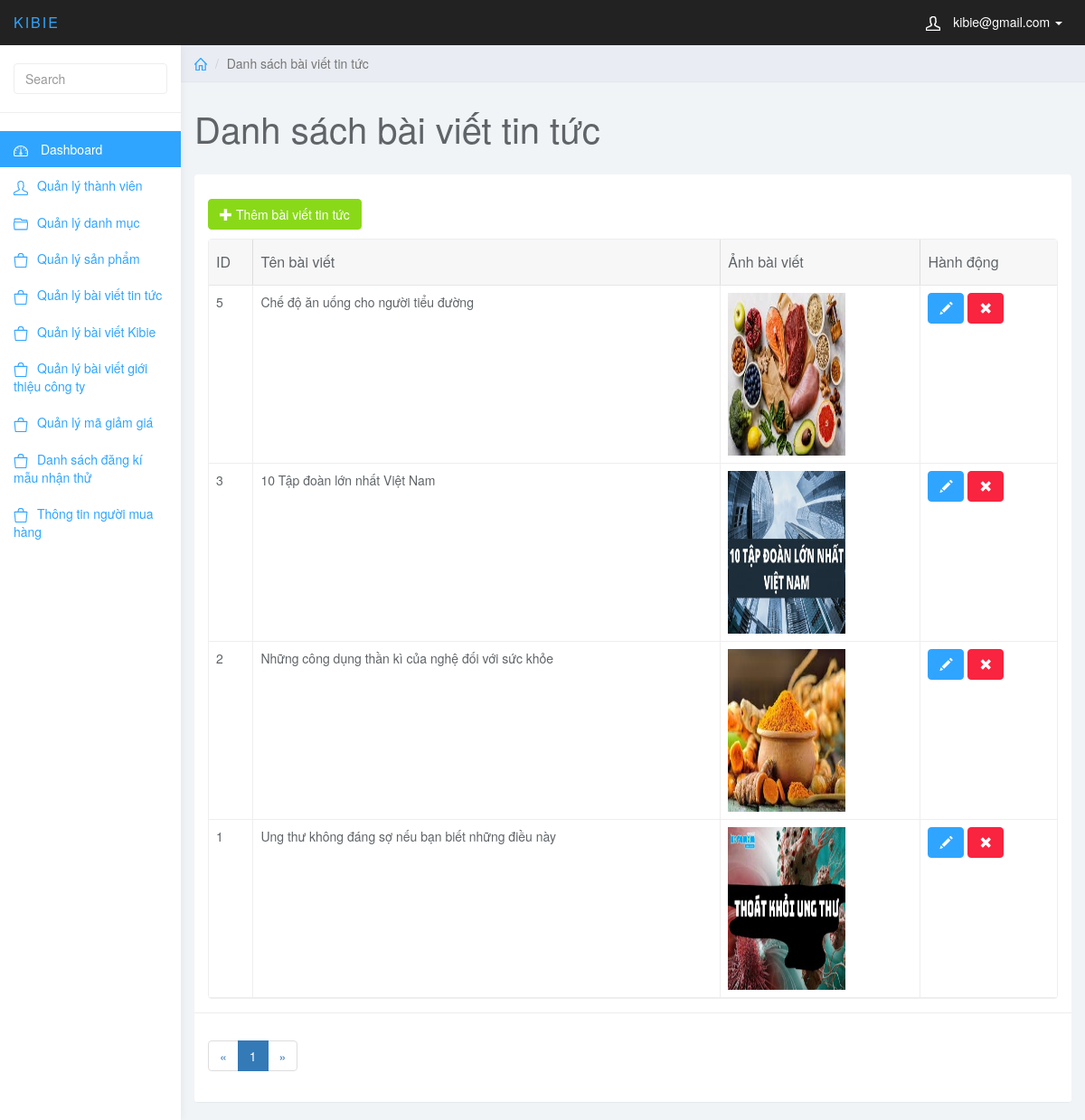
The page /admin/index.php?page_layout=blog (signed in) on the database its author committed.
### tables this page shows
CREATE TABLE `blog` (
  `blog_id` int(250) NOT NULL,
  `blog_name` varchar(250) NOT NULL,
  `blog_img` varchar(250) NOT NULL,
  `blog_detail` text NOT NULL
);

### admin/blog.php (the view, shortened to what this page needs)
<?php
if (isset($_GET['page'])) {
    $page = $_GET['page'];
} else {
    $page = 1;
}
$rows_per_page = 5;
$per_row = $page * $rows_per_page - $rows_per_page;
$total_rows = mysqli_num_rows(mysqli_query($conn, "SELECT * FROM blog"));
$total_pages = ceil($total_rows / $rows_per_page);
$list_pages = '';
$page_prev = $page - 1;
if ($page_prev <= 0) {
    $page_prev = 1;
}
$list_pages .= '<li class="page-item"><a class="page-link" href="index.php?page_layout=blog&page=' . $page_prev . '">&laquo;</a></li>';
for ($i = 1; $i <= $total_pages; $i++) {
    if ($i == $page) {
        $active = 'active';
    } else {
        $active = '';
    }
    $list_pages .= '<li class="page-item ' . $active . '"><a class="page-link" href="index.php?page_layout=blog&page=' . $i . '">' . $i . '</a></li>';
}
$page_next = $page + 1;
if ($page_next > $total_pages) {
    $page_next = $total_pages;
}
$list_pages .= '<li class="page-item"><a class="page-link" href="index.php?page_layout=blog&page=' . $page_next . '">&raquo;</a></li>';
?>
<div class="col-sm-9 col-sm-offset-3 col-lg-10 col-lg-offset-2 main">
    <div class="row">
        <ol class="breadcrumb">
            <li><a href="#"><svg class="glyph stroked home">
                        <use xlink:href="#stroked-home"></use>
                    </svg></a></li>
            <li class="active">Danh sách bài viết tin tức</li>
        </ol>
    </div>
    <div class="row">
        <div class="col-lg-12">
            <h1 class="page-header">Danh sách bài viết tin tức</h1>
        </div>
    </div>
    <div id="toolbar" class="btn-group">
        <a href="index.php?page_layout=add_blog" class="btn btn-success">
            <i class="glyphicon glyphicon-plus"></i> Thêm bài viết tin tức
        </a>
    </div>
    <div class="row">
        <div class="col-lg-12">
            <div class="panel panel-default">
                <div class="panel-body">
                    <table data-toolbar="#toolbar" data-toggle="table">
                        <thead>
                            <tr>
                                <th data-field="id" data-sortable="true">ID</th>
                                <th data-field="name" data-sortable="true">Tên bài viết</th>
                                <th>Ảnh bài viết</th>
                                <th>Hành động</th>
                            </tr>
                        </thead>
                        <tbody>
                            <?php
                            $sql = "SELECT * FROM blog
								ORDER BY blog_id DESC
								LIMIT $per_row, $rows_per_page";
                            $query = mysqli_query($conn, $sql);
                            while ($row = mysqli_fetch_array($query)) {
                            ?>
                                <tr>
                                    <td style=""><?php echo $row['blog_id']; ?></td>
                                    <td style=""><?php echo $row['blog_name']; ?></td>
                                    <td style="text-align: center"><img width="130" height="180" src="img/products/<?php echo $row['blog_img']; ?>" /></td>
                                    <td class="form-group">
                                        <a href="index.php?page_layout=edit_blog&blog_id=<?php echo $row['blog_id']; ?>" class="btn btn-primary"><i class="glyphicon glyphicon-pencil"></i></a>
                                        <a onclick="return thongbao();" href="del_blog.php?blog_id=<?php echo $row['blog_id']; ?>" class="btn btn-danger"><i class="glyphicon glyphicon-remove"></i></a>
                                    </td>
                                </tr>
                            <?php
                            }
                            ?>
                        </tbody>
                    </table>
                </div>
                <div class="panel-footer">
                    <nav aria-label="Page navigation example">
                        <ul class="pagination">
                            <?php echo $list_pages; ?>
                        </ul>
                    </nav>
                </div>
            </div>
        </div>
    </div>
</div>

### admin/css/styles.css (style rules this page uses)
body { background: #f1f4f7; padding-top: 50px; color: #5f6468; }
a, a:hover, a:focus { color: #30a5ff; }
h1, h2, h3, h4, h5, h6 { color: #5f6468; }
h1 { font-weight: 300; font-size: 40px; }
.btn-primary, .btn-primary:hover, .btn-primary:focus, .btn-primary:active, .btn-primary.active, .open > .dropdown-toggle.btn-primary, .btn-primary.disabled, .btn-primary[disabled], fieldset[disabled] .btn-primary, .btn-primary.disabled:hover, .btn-primary[disabled]:hover, fieldset[disabled] .btn-primary:hover, .btn-primary.disabled:focus, .btn-primary[disabled]:focus, fieldset[disabled] .btn-primary:focus, .btn-primary.disabled:active, .btn-primary[disabled]:active, fieldset[disabled] .btn-primary:active, .btn-primary.disabled.active, .btn-primary[disabled].active, fieldset[disabled] .btn-primary.active { background-color: #30a5ff; border-color: #30a5ff; }
.btn-success, .btn-success:hover, .btn-success:focus, .btn-success:active, .btn-success.active, .open > .dropdown-toggle.btn-success, .btn-success.disabled, .btn-success[disabled], fieldset[disabled] .btn-success, .btn-success.disabled:hover, .btn-success[disabled]:hover, fieldset[disabled] .btn-success:hover, .btn-success.disabled:focus, .btn-success[disabled]:focus, fieldset[disabled] .btn-success:focus, .btn-success.disabled:active, .btn-success[disabled]:active, fieldset[disabled] .btn-success:active, .btn-success.disabled.active, .btn-success[disabled].active, fieldset[disabled] .btn-success.active { background-color: #8ad919; border-color: #8ad919; }
.btn-danger, .btn-danger:hover, .btn-danger:focus, .btn-danger:active, .btn-danger.active, .open > .dropdown-toggle.btn-danger, .btn-danger.disabled, .btn-danger[disabled], fieldset[disabled] .btn-danger, .btn-danger.disabled:hover, .btn-danger[disabled]:hover, fieldset[disabled] .btn-danger:hover, .btn-danger.disabled:focus, .btn-danger[disabled]:focus, fieldset[disabled] .btn-danger:focus, .btn-danger.disabled:active, .btn-danger[disabled]:active, fieldset[disabled] .btn-danger:active, .btn-danger.disabled.active, .btn-danger[disabled].active, fieldset[disabled] .btn-danger.active { background-color: #f9243f; border-color: #f9243f; }
.panel { border: 0; }
.panel-footer { background: #fff; border-top: 1px solid #eee; }
.breadcrumb { border-radius: 0; padding: 10px 15px; background: #e9ecf2; box-shadow: 0 1px 1px rgba(0, 0, 0, .05); margin: 0 ; }
h1.page-header { margin-top: 30px; border-bottom: 0; }
.table { background: #fff; }
.breadcrumb .glyph { height: 14px; width: 14px; margin: -2px 0 0 0; stroke-width: 4px; }

### rows shown on the page
blog: blog_id "5", blog_name "Chế độ ăn uống cho người tiểu đường", blog_img (picture)
blog: blog_id "3", blog_name "10 Tập đoàn lớn nhất Việt Nam", blog_img (picture)
blog: blog_id "2", blog_name "Những công dụng thần kì của nghệ đối với sức khỏe", blog_img (picture)
blog: blog_id "1", blog_name "Ung thư không đáng sợ nếu bạn biết những điều này", blog_img (picture)

### other values the page prints
$_SESSION['mail'] "kibie@gmail.com"
